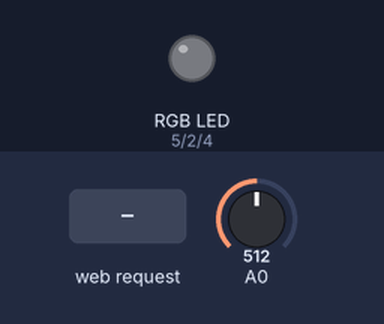
Bench run of a sketch on a simulated ESP8266 (NodeMCU). Parts: an RGB LED mixed from three pins (HIGH = lit). Inputs (shaded band) come from the test bench; at power-on: A0 = 512. WiFi joins after 1.5 s; servers stay silent unless stated; what the sketch prints to the serial monitor is not drawn.

Above: at 3.7 s.
3.8 s: HTTP request GET /turnOff received
6.8 s: HTTP request GET /turnRed received
At 8.7 s:
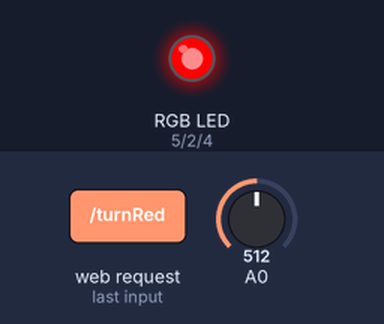
9.8 s: HTTP request GET /turnBlue received
At 12.2 s:
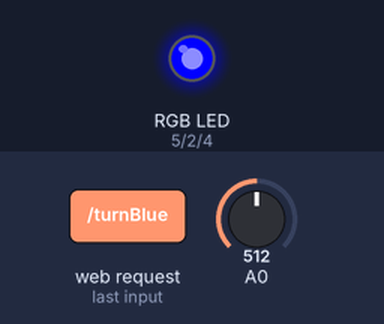
12.8 s: HTTP request GET /turnGreen received
At 15.5 s:
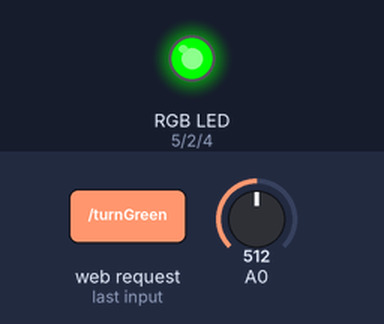
15.8 s: HTTP request GET /turnYellow received
At 17.9 s:
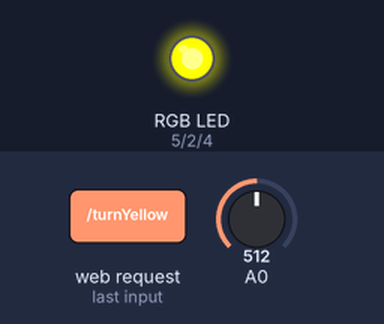
18.8 s: HTTP request GET /turnPurple received
At 21.5 s:
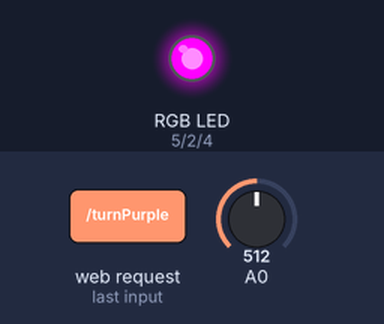
Timing chart, 0 to 22.8 s (numbered marks = the images above; inputs shaded):
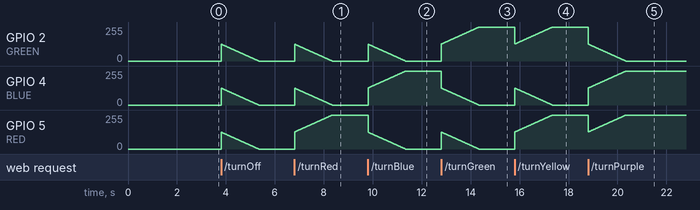

The sketch:

ProjectCC4670.ino
```cpp
#include <ESP8266WiFi.h> //Importa lib de wifi server
#include <ESP8266WebServer.h> //Importa lib de WebServer para requisicoes get/post
#include <string.h> //lib de string


#define RED 5 // pino PWM 5 para a cor vermelha
#define GREEN 2 // pino PWM 9 para a cor verde
#define BLUE 4 // pino PWM 6 para a cor azul


int r = 0, g = 0, b = 0;
int controle = 0;

// Rede wifi
const char* ssid = "BRIGIDE 2G"; //Nome da rede
const char* password = "brigide123"; //Senha da rede

ESP8266WebServer server(80); // instancia o server na porta 80

void setup() {
  Serial.begin(115200); //taxa de comunicacao de bits
  delay(1000);

  Serial.print("Conectando...");
  Serial.println(ssid);
  WiFi.begin(ssid, password); // Funcao para conectar na rede

  while(WiFi.status() != WL_CONNECTED){ //Verifica status da conexao
    delay(500);
    Serial.print(".");
  }
  Serial.println("");
  Serial.println("WiFi conectado!");

  //Config do servidor
  server.on("/", Home);  // Renderiza Home
  server.on("/turnOff", turnOff);  // Desliga todos os LEDs
  server.on("/turnRed", turnRed);  // Acende todos os LEDs como vermelho
  server.on("/turnBlue", turnBlue); // Acende todos os LEDs como azul
  server.on("/turnGreen", turnGreen); // Acende todos os LEDs como verde
  server.on("/turnYellow", turnYellow); // Acende todos os LEDs como amarelo
  server.on("/turnPurple", turnPurple); // Acende todos os LEDs como roxo
  server.on("/turnCyan", turnCyan); // Acende todos os LEDs como ciano
  server.on("/rainbowEffect", rainbowEffect); // Cria efeito de arco-iris nos LEDs
  server.begin(); //inicializa servidor
  Serial.println("Servidor inicializado!");

  //Exibir IP do server
  Serial.print("Utilize o IP: ");
  Serial.println(WiFi.localIP()); // exibe local ip

  pinMode(RED, OUTPUT);
  pinMode(GREEN, OUTPUT);
  pinMode(BLUE, OUTPUT);
  delay(1);
  analogWrite(RED, 0);
  delay(1);
  analogWrite(GREEN, 0);
  delay(1);
  analogWrite(BLUE, 0);


}

void loop() {
  Home(); //Chama a home
  server.handleClient(); // Funcao para constantemente escutar requisicoes
}


///////////////////////////////////////////////////////////////
//////////////////////// ROUTES ///////////////////////////////
///////////////////////////////////////////////////////////////

//Apagar:             /turnOff       GET    turnOff        Desliga todos os LEDs

//Apenas vermelho:    /turnRed       GET    turnRed        Acende todos os LEDs como vermelho

//Apenas azul:        /turnBlue      POST    turnBlue       Acende todos os LEDs como azul

//Apenas verde:       /turnGreen     POST    turnGreen      Acende todos os LEDs como verde

//Apenas amarelo:     /turnYellow    POST    turnYellow     Acende todos os LEDs como amarelo

//Apenas roxo:        /turnPurple    POST    turnPurple     Acende todos os LEDs como roxo

//Apenas ciano:       /turnCyan      POST    turnCyan       Acende todos os LEDs como ciano

//RainbowEffect:      /rainbowEffect POST    rainbowEffect  Cria efeito de arco-iris nos LEDs


void turnOff(){
  controle = 0;
  r = analogRead(RED);
  g = analogRead(GREEN);
  b = analogRead(BLUE);

  while(r > 0 || g > 0 || b > 0){
    if(r > 0){
      r--;
    }
    if(g > 0){
      g--;
    }
    if(b > 0){
      b--;
    }

    delay(1);
    analogWrite(RED, r);
    delay(1);
    analogWrite(GREEN, g);
    delay(1);
    analogWrite(BLUE, b);
  }
  server.send(200, "text/plain", "OK");
}

void turnRed(){
  controle = 0;
  r = analogRead(RED);
  g = analogRead(GREEN);
  b = analogRead(BLUE);

  while(r < 1023 || g > 0 || b > 0){

    if(r < 1023){
      r++;
    }
    if(g > 0){
      g--;
    }
    if(b > 0){
      b--;
    }

    delay(1);
    analogWrite(RED, r);
    delay(1);
    analogWrite(GREEN, g);
    delay(1);
    analogWrite(BLUE, b);
  }
  server.send(200, "text/plain", "OK");
}

void turnBlue(){
  controle = 0;
  r = analogRead(RED);
  g = analogRead(GREEN);
  b = analogRead(BLUE);

  while(r > 0 || g > 0 || b < 1023){
    if(r > 0){
      r--;
    }
    if(g > 0){
      g--;
    }
    if(b < 1023){
      b++;
    }

    delay(1);
    analogWrite(RED, r);
    delay(1);
    analogWrite(GREEN, g);
    delay(1);
    analogWrite(BLUE, b);
  }
  server.send(200, "text/plain", "OK");
}

void turnGreen(){
  controle = 0;
  r = analogRead(RED);
  g = analogRead(GREEN);
  b = analogRead(BLUE);

  while(r > 0 || g < 1023 || b > 0){

    if(r > 0){
      r--;
    }
    if(g < 1023){
      g++;
    }
    if(b > 0){
      b--;
    }

    delay(1);
    analogWrite(RED, r);
    delay(1);
    analogWrite(GREEN, g);
    delay(1);
    analogWrite(BLUE, b);
  }
  server.send(200, "text/plain", "OK");
}

void turnYellow(){
  controle = 0;
  r = analogRead(RED);
  g = analogRead(GREEN);
  b = analogRead(BLUE);

  while(r < 1023 || g < 1023 || b > 0){

    if(r < 1023){
      r++;
    }
    if(g < 1023){
      g++;
    }
    if(b > 0){
      b--;
    }

    delay(1);
    analogWrite(RED, r);
    delay(1);
    analogWrite(GREEN, g);
    delay(1);
    analogWrite(BLUE, b);
  }
  server.send(200, "text/plain", "OK");
}

void turnPurple(){
  controle = 0;
  r = analogRead(RED);
  g = analogRead(GREEN);
  b = analogRead(BLUE);

  while(r < 1023 || g > 0 || b < 1023){

    if(r < 1023){
      r++;
    }
    if(g > 0){
      g--;
    }
    if(b < 1023 ){
      b++;
    }

    delay(1);
    analogWrite(RED, r);
    delay(1);
    analogWrite(GREEN, g);
    delay(1);
    analogWrite(BLUE, b);
  }
  server.send(200, "text/plain", "OK");
}

void turnCyan(){
  controle = 0;
  r = analogRead(RED);
  g = analogRead(GREEN);
  b = analogRead(BLUE);

  while(r > 0 || g < 1023 || b < 1023){

    if(r > 0){
      r--;
    }
    if(g < 1023){
      g++;
    }
    if(b < 1023){
      b++;
    }

    delay(1);
    analogWrite(RED, r);
    delay(1);
    analogWrite(GREEN, g);
    delay(1);
    analogWrite(BLUE, b);
  }
  server.send(200, "text/plain", "OK");
}

void rainbowEffect(){
  turnBlue(); // Comeca o efeito do azul
  while(true){

    // Fade do azul até o violeta, adicionando o vermelho
    for(r = 0; r <= 1023; r++){
      analogWrite(RED, r);
      delay(1);
    }

    // Fade do violeta até o vermelho, removendo o azul
    for(b = 1023; b >= 0; b--){
      analogWrite(BLUE, b);
      delay(1);
    }

    // Fade do vermelho até o amarelo, adicionando o verde
    for(g = 0; g <= 1023; g++){
      analogWrite(GREEN, g);
      delay(1);
    }

    // Fade do amarelo até o verde, removendo o vermelho
    for(r = 1023; r >= 0; r--){
      analogWrite(RED, r);
      delay(1);
    }

    // Fade do verde até o turquesa, adicionando o azul
    for(b = 0; b <= 1023; b++){
      analogWrite(BLUE, b);
      delay(1);
    }

    // Fade do turquesa até o azul, removendo o verde
    for(g = 1023; g >= 0; g--){
      analogWrite(GREEN, g);
      delay(1);
    }
    server.send(200, "text/plain", "OK");
  }
}


void Home(){
  server.send(200, "text/html", "<html><head><title>self.room</title><meta charset=\"UTF-8\" /></head><body style=\"font-family: Arial, Helvetica, sans-serif;\"><table align=\"center\"><tr><th><h4>self.room</h4></th></tr><tr><td align=\"center\"><form action=\"/turnRed\" method=\"GET\"><button type=\"submit\" style=\"background-color: blueviolet; color: white; border-radius: 3px; border: none; position: relative; padding: 10px;\">vermelho</submit></form></td></tr><tr><td align=\"center\"><form action=\"/turnGreen\" method=\"GET\"><button type=\"submit\" style=\"background-color: blueviolet; color: white; border-radius: 3px; border: none; position: relative; padding: 10px;\">verde</submit></form></td></tr><tr><td align=\"center\"><form action=\"/turnBlue\" method=\"GET\"><button type=\"submit\" style=\"background-color: blueviolet; color: white; border-radius: 3px; border: none; position: relative; padding: 10px;\">azul</submit></form></td></tr><tr><td align=\"center\"><form action=\"/turnYellow\" method=\"GET\"><button type=\"submit\" style=\"background-color: blueviolet; color: white; border-radius: 3px; border: none; position: relative; padding: 10px;\">amarelo</submit></form></td></tr><tr><td align=\"center\"><form action=\"/turnPurple\" method=\"GET\"><button type=\"submit\" style=\"background-color: blueviolet; color: white; border-radius: 3px; border: none; position: relative; padding: 10px;\">roxo</submit></form></td></tr><tr><td align=\"center\"><form action=\"/turnCyan\" method=\"GET\"><button type=\"submit\" style=\"background-color: blueviolet; color: white; border-radius: 3px; border: none; position: relative; padding: 10px;\">ciano</submit></form></td></tr><tr><td align=\"center\"><form action=\"/rainbowEffect\" method=\"GET\"><button type=\"submit\" style=\"background-color: blueviolet; color: white; border-radius: 3px; border: none; position: relative; padding: 10px;\">arco-iris</submit></form></td></tr><tr><td align=\"center\"><form action=\"/turnOff\" method=\"GET\"><button type=\"submit\" style=\"color: blueviolet; border-radius: 3px; border: 1px solid blueviolet; position: relative; padding: 10px;\">apagar</submit></form></td></tr></table></body></html>");
}
```

Measured:
- after the input at 6.8 s, GPIO 5 (RED): moves from 0/255 to 255/255 over 1.5 s, starting at once
- after the input at 9.8 s, GPIO 4 (BLUE): moves from 0/255 to 255/255 over 1.5 s, starting at once; GPIO 5 (RED): moves from 255/255 to 0/255 over 1.5 s, starting at once
- after the input at 12.8 s, GPIO 2 (GREEN): moves from 0/255 to 255/255 over 1.5 s, starting at once; GPIO 4 (BLUE): moves from 255/255 to 0/255 over 1.5 s, starting at once
- after the input at 15.8 s, GPIO 5 (RED): moves from 0/255 to 255/255 over 1.5 s, starting at once
- after the input at 18.8 s, GPIO 2 (GREEN): moves from 255/255 to 0/255 over 1.5 s, starting at once; GPIO 4 (BLUE): moves from 0/255 to 255/255 over 1.5 s, starting at once
